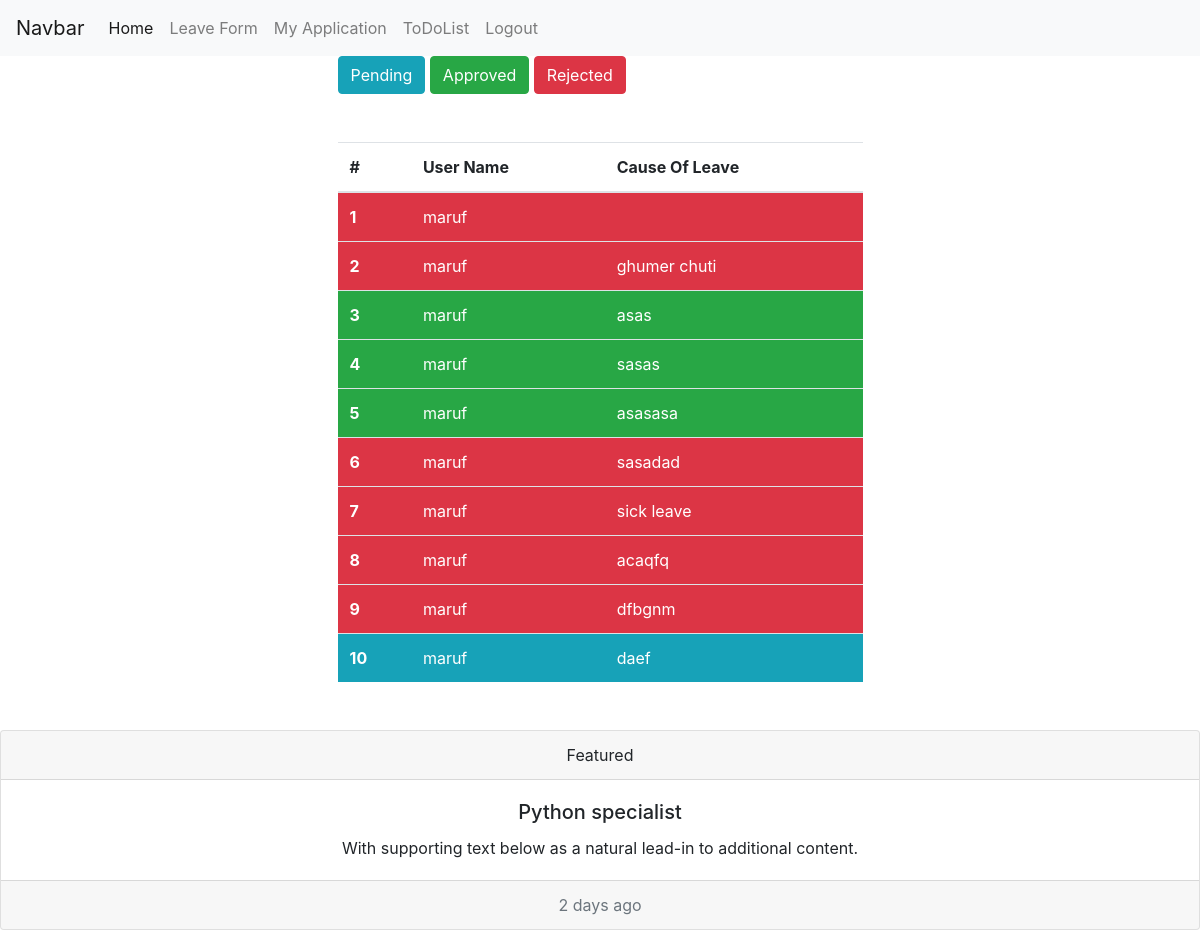
Before: /my-application/ (signed in) with the older database file.
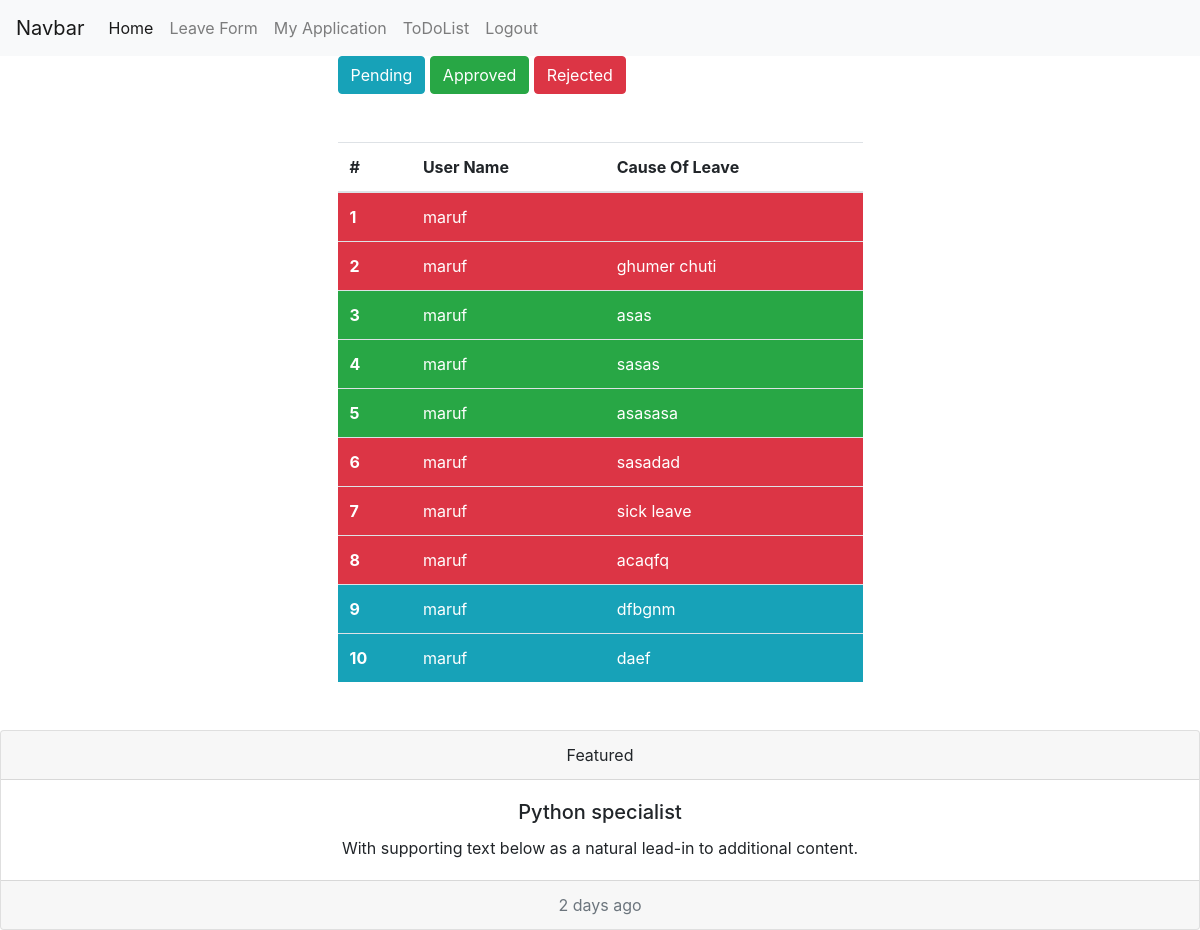
After: the same page with the newer database file.
### emsapp/views.py (the view)
# urls.py: path('my-application/', my_application, name='my_application'),
def my_application(request):
    user = request.user
    application = LeaveApplication.objects.filter(user = user)
    print(application)
    context = {'application':application}
    return render(request, 'my-application.html', context)

### emsapp/models.py (called while the page is built)
    def __str__(self):
        return str(self.user)

### emsapp/templatetags/has_group.py (called while the page is built)
@register.filter(name='has_group')
def has_group(user, group_name):
    group = Group.objects.get(name=group_name)
    return True if group in user.groups.all() else False

### templates/my-application.html
{% extends 'base.html' %}
{% block content %}
    <div class="container">
        <div class="col-md-6 m-auto">
            <button class="btn btn-info">Pending</button>
            <button class="btn btn-success">Approved</button>
            <button class="btn btn-danger">Rejected</button>
            <table class="table mt-5">
                <thead>
                  <tr>
                    <th scope="col">#</th>
                    <th scope="col">User Name</th>
                    <th scope="col">Cause Of Leave</th>
                  </tr>
                </thead>
                <tbody>
                  {% for application in application %}
                  <tr {% if application.approved == True %} class="btn-success" {% elif application.approved == False and application.checked == True %} class="btn-danger" {% elif application.checked == False %} class="btn-info" {% endif %}>
                    <th scope="row">{{ forloop.counter }}</th>
                    <td>{{ application.user.username }}</td>
                    <td>{{ application.cause_of_leave }}</td>
                  </tr>
                  {% endfor %}
                </tbody>
              </table>
        </div>
    </div>
{% endblock %}

Changed rows visible on the page:
changed LeaveApplication "dfbgnm": checked True → False (drawn)
